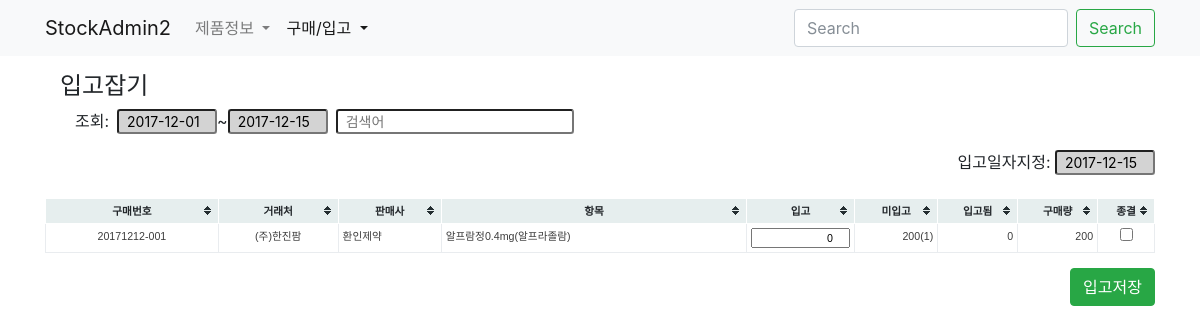
Before: /buy/stockrecord/stocking/ with the older database file.
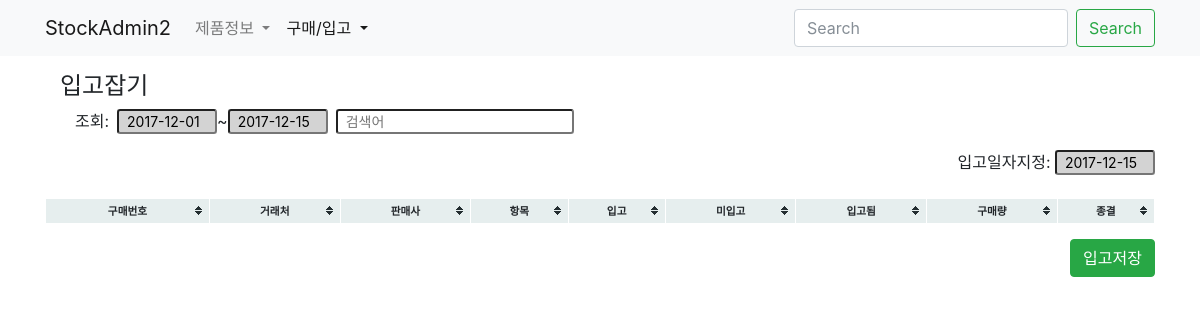
After: the same page with the newer database file.
### buy/models.py (models this page shows, shortened)
class StockRecord(models.Model):
    buyitem = models.ForeignKey(BuyItem, on_delete=models.CASCADE)
    date = models.DateField('입고일자', blank=True, null=True)
    amount = models.IntegerField('입고수량', default=0)
    updated = models.DateTimeField(auto_now=True)
    created = models.DateTimeField(auto_now_add=True)
    class Meta:
        verbose_name_plural = '입고기록'
        verbose_name = '입고기록'
        ordering = '-buyitem__created',
    def __init__(self, *args, **kwargs):
        super(StockRecord, self).__init__(*args, **kwargs)
        self.old_amount  = self.amount

class BuyItem(models.Model):
    buy = models.ForeignKey(Buy, null=True, blank=True, on_delete=models.CASCADE)
    buyinfo = models.ForeignKey('product.BuyInfo', on_delete=models.CASCADE)
    amount = models.IntegerField('구매수량')
    comment = models.CharField('비고', max_length=50, blank=True)
    isend = models.BooleanField('구매종결', default=False)
    updated = models.DateTimeField(auto_now=True)
    created = models.DateTimeField(auto_now_add=True)
    class Meta:
        verbose_name = '구매품목'
        verbose_name_plural = '구매품목'
        unique_together = 'buy', 'buyinfo',
    def __init__(self, *args, **kwargs):
        super(BuyItem, self).__init__(*args, **kwargs)
    def get_stocked_sum(self):
        aggset = self.stockrecord_set.aggregate(stocked=Sum('amount'))
        return aggset['stocked'] or 0
    def get_incompleted_stock(self):
        return self.amount - self.get_stocked_sum()
    def get_incompleted_stock_by_pkg(self):
        incompleted_stock = self.get_incompleted_stock()
        pkg_amount = self.buyinfo.product.pkg_amount or 1
        return incompleted_stock//pkg_amount

class Buy(models.Model):
    slug = models.SlugField('구매번호', unique=True, blank=True, editable=False)
    commiter = models.ForeignKey(settings.AUTH_USER_MODEL, blank=True, null=True, on_delete=models.SET_NULL)
    date = models.DateField('구매일자', blank=True, default=timezone.now)
    iscart = models.BooleanField('카트인지', blank=True, default=False)
    updated = models.DateTimeField(auto_now=True)
    created = models.DateTimeField(auto_now_add=True)
    class Meta:
        verbose_name = '구매요청서'
        verbose_name_plural = '구매요청서'
        ordering = '-created',

### product/models.py (models this page shows, shortened)
class BuyInfo(BuyInfoMixin, models.Model):
    slug = models.SlugField('구매코드', unique=True, blank=True)
    product = models.ForeignKey(Product, on_delete=models.CASCADE)
    market = models.ForeignKey(Market, on_delete=models.CASCADE)
    date = models.DateField('시작일자', blank=True, default=timezone.now)
    price = models.DecimalField('구매가격', max_digits=50, decimal_places=2)
    active = models.BooleanField('사용중', default=True)
    updated = models.DateTimeField(auto_now=True)
    created = models.DateTimeField(auto_now_add=True)
    class Meta:
        verbose_name = '구매정보'
        verbose_name_plural = '구매정보'
        ordering = '-created',

class Market(models.Model):
    name = models.CharField('도매상명', max_length=50, unique=True)
    tel = models.CharField('전화', max_length=50, blank=True, null=True)
    fax = models.CharField('팩스', max_length=50, blank=True, null=True)
    email = models.EmailField('메일', blank=True, null=True)
    updated = models.DateTimeField(auto_now=True)
    created = models.DateTimeField(auto_now_add=True)
    class Meta:
        verbose_name = '도매상'
        verbose_name_plural = '도매상'
    def __str__(self):
        return self.name

class Product(models.Model):
    name = models.CharField('제품명', max_length=50, unique=True)
    code = models.CharField('제품코드', max_length=50, unique=True)
    company = models.CharField('판매사', max_length=50, blank=True)
    std_unit = models.CharField('제품규격', max_length=10, choices=zip(STD_UNITs, STD_UNITs))
    pkg_amount = models.IntegerField('포장수량', default=1)
    etc_class = models.CharField('기타구분', max_length=10, choices=zip(ETC_CLASS, ETC_CLASS), default='일반')
    updated = models.DateTimeField(auto_now=True)
    created = models.DateTimeField(auto_now_add=True)
    class Meta:
        verbose_name = '제품'
        verbose_name_plural = '제품'
        ordering = '-created',
    def __str__(self):
        return self.name

### buy/views.py (the view, shortened to what this page needs)
# urls.py: path('stockrecord/stocking/', StockRecordStockingView.as_view(), name='stock-stocking'),
class StockRecordStockingView(FormView):
    form_class = DateForm
    success_url = '.'
    template_name = 'buy/stocking_form.html'
    def get_context_data(self, **kwargs):
        context = super(StockRecordStockingView, self).get_context_data(**kwargs)
        if self.request.method == "POST":
            context['formset'] = StockRecordFormSet(self.request.POST or None)
        else:
            qs = StockRecord.objects.filter(
                buyitem__buy__commiter__isnull=False,
                amount=0
            )
            qf = QueryFilter(self.request, queryset=qs)
            context['date_filter_form'] = qf.get_date_filter_form()
            context['search_filter_form'] = qf.get_search_filter_form()
            qs = qf.filter_by_date('buyitem__buy__date')
            qs = qf.filter_by_search(app_name='StockRecord-stocking', queryset=qs)
            context['formset'] = StockRecordFormSet(queryset=qs)
        return context

### buy/forms.py
class DateForm(forms.Form):
    date = forms.DateField(label='구매일자', initial=timezone.now(), required=False)

### core/filter/forms.py
class DateFilterForm(forms.Form):
    start_date = forms.DateField(initial=START_DATE_INI)
    end_date = forms.DateField(initial=END_DATE_INI)

### core/filter/views.py (called while the page is built)
    def get_date_filter_form(self):
        Form = self.form_classes['date']
        return Form(self.request.GET or None)

    def get_search_filter_form(self):
        Form = self.form_classes['search']
        search_form = Form(self.request.GET or None)
        if search_form.is_valid():
            search = search_form.cleaned_data.get('search')
            self.request.session['search'] = search
        else:
            session_search = self.request.session.get('search')
            if session_search:
                search_form.fields['search'].initial = session_search
        return search_form

    def filter_by_date(self, date_field, queryset=None):
        date_form = self.get_date_filter_form()
        qs = queryset or self.queryset
        if not qs:
            return qs
        if date_form.is_valid():
            start_date = date_form.cleaned_data.get('start_date')
            end_date = date_form.cleaned_data.get('end_date')
        else:
            start_date = date_form.fields['start_date'].initial
            end_date = date_form.fields['end_date'].initial
        date_q = Q(**{'{}__range'.format(date_field): [start_date, end_date]})
        return qs.filter(date_q)

    def filter_by_search(self, app_name=None, queryset=None):
        search_form = self.get_search_filter_form()
        qs = queryset or self.queryset
        if not qs:
            return qs
        if search_form.is_valid():
            searches = search_form.cleaned_data.get('search')
            return filter_searches(qs, searches, app_name)
        return qs

### buy/templates/buy/stocking_form.html (shortened to what this page needs)
{% extends "buy/buy_base.html" %}
{% load humanize %}
{% load widget_tweaks %}
{% block buy_header %}
<h4>입고잡기</h4>
<div class="col-12">
    {% url 'buy:stock-stocking' as stocking_url %}
    {% include "buy/components/filter_form.html" with url=stocking_url %}
</div>
{% endblock buy_header %}
{% block buy_content %}
<div class="col-12">
    <form method="post" action=".">
        <div class="form-group text-right">
            <label>입고일자지정:</label>
            {% render_field form.date class="form-control-sm datepicker" readonly="true" tabindex="-1" %}
        </div>
        <table class="table-bordered tablesorter tablesorter-sortable grid-table">
            <thead class="text-center thead-light">
                <tr>
                    <th>구매번호</th>
                    <th>거래처</th>
                    <th>판매사</th>
                    <th>항목</th>
                    <th>입고</th>
                    <th>미입고</th>
                    <th>입고됨</th>
                    <th>구매량</th>
                    <th>종결</th>
                </tr>
            </thead>
            <tbody>
                {% for form in formset %}
                <tr>
                    <td class="text-center">{{ form.instance.buyitem.buy.slug }}</td>
                    <td class="text-center">{{ form.instance.buyitem.buyinfo.market }}</td>
                    <td>{{ form.instance.buyitem.buyinfo.product.company }}</td>
                    <td>{{ form.buyitem }}{{ form.instance.buyitem.buyinfo.product }}</td>
                    {% with amount_step=form.instance.buyitem.buyinfo.product.pkg_amount amount_rest=form.instance.buyitem.get_incompleted_stock %}
                    <td class="amount">{% render_field form.amount step=amount_step min=0 max=amount_rest %}</td>
                    {% endwith %}
                    <td class="text-right">
                        {{ form.instance.buyitem.get_incompleted_stock }}({{ form.instance.buyitem.get_incompleted_stock_by_pkg }})
                    </td>
                    <td class="text-right">{{ form.instance.buyitem.get_stocked_sum }}</td>
                    <td class="text-right">{{ form.instance.buyitem.amount }}</td>
                    <td class="text-center">{{ form.end|attr:"tabindex:-1" }}</td>
                </tr>
                {% endfor %}
            </tbody>
        </table>
        <div class="form-group text-right">
            <button class="btn btn-success">입고저장</button>
        </div>
    </form>
</div>
{% endblock buy_content %}

### buy/templates/buy/buy_base.html (shortened to what this page needs)
{% extends "base.html" %}
{% block content %}
<div class="container">
    <div class="col-12 my-3">
    {% block buy_header %}{% endblock buy_header %}
    </div>
    <div class="row">
    {% block buy_content %}{% endblock buy_content %}
    </div>
</div>
{% endblock content %}

### templates/base.html (shortened to what this page needs)
<!DOCTYPE html>
<html>
<head>
    {% include "components/static.html" %}
</head>
<body>
    {% include "components/navbar.html" %}
    {% block content %}{% endblock content %}
</body>
</html>

### templates/components/static.html (shortened to what this page needs)
{% load static %}
<link rel="stylesheet" type="text/css" href="{% static "bootstrap-4.0.0-beta.2-dist/css/bootstrap.css" %}">
<link rel="stylesheet" type="text/css" href="{% static "jquery-ui-1.12.1/jquery-ui.min.css" %}">
<link rel="stylesheet" type="text/css" href="{% static "tablesorter/themes/blue/style.css" %}">
<link rel="stylesheet" type="text/css" href="{% static "css/common.css" %}">

### templates/components/navbar.html (shortened to what this page needs)
{% url 'product:list' as product_list %}
{% url 'buy:buy-list' as buy_list %}
<nav class="navbar navbar-expand-lg navbar-light bg-light">
	<div class="container">
		<div class="collapse navbar-collapse" id="navbarTogglerDemo01">
		    <a class="navbar-brand" href="/">StockAdmin2</a>
		    <ul class="navbar-nav mr-auto mt-2 mt-lg-0">
				<li class="nav-item dropdown">
					<a class="nav-link dropdown-toggle {% if product_list in request.path %}active{% endif %}" href="#" id="navbarDropdownMenuLink" data-toggle="dropdown" aria-haspopup="true" aria-expanded="false">
					제품정보
					</a>
				</li>
		   		<li class="nav-item dropdown">
			        <a class="nav-link dropdown-toggle {% if buy_list in request.path %}active{% endif %}" href="#" id="navbarDropdownMenuLink" data-toggle="dropdown" aria-haspopup="true" aria-expanded="false">
			          구매/입고
			        </a>
				</li>
		    </ul>
		    <form class="form-inline my-2 my-lg-0">
		      <input class="form-control mr-sm-2" type="text" placeholder="Search" aria-label="Search">
		      <button class="btn btn-outline-success my-2 my-sm-0" type="submit">Search</button>
		    </form>
		</div>
	</div>
</nav>

### buy/templates/buy/components/filter_form.html (shortened to what this page needs)
{% load widget_tweaks %}
<form class="form-inline" method="get" action="{{ url }}">
    <div class="form-group mr-2">
        조회:
    </div>
    <div class="form-group">
        {% render_field date_filter_form.start_date class="form-control-sm datepicker datepicker-start" readonly="true" tabindex=-1 %}~
    </div>
    <div class="form-group mr-2">
        {% render_field date_filter_form.end_date class="form-control-sm datepicker datepicker-end" readonly="true" tabindex=-1 %}
    </div>
    <div class="form-group">
        {% render_field search_filter_form.search class="form-control-sm" placeholder="검색어" %}
    </div>
</form>

### static/tablesorter/themes/blue/style.css (style rules this page uses)
table.tablesorter { font-family:arial; background-color: #CDCDCD; margin:10px 0pt 15px; font-size: 8pt; width: 100%; text-align: left; }
table.tablesorter thead tr th, table.tablesorter tfoot tr th { background-color: #e6EEEE; border: 1px solid #FFF; font-size: 8pt; padding: 4px; }
table.tablesorter thead tr .header { background-image: url(bg.gif); background-repeat: no-repeat; background-position: center right; cursor: pointer; }

### static/css/common.css (style rules this page uses)
.datepicker { width: 100px; height: 25px !important; background-color: lightgray; }
input[name=search] { height: 25px !important; }
table.tablesorter thead { text-align: center; }

Changed rows visible on the page:
removed StockRecord: instance.buyitem.buy.slug "20171212-001", instance.buyitem.buyinfo.market "(주)한진팜", instance.buyitem.buyinfo.product.company "환인제약", instance.buyitem.buyinfo.product "알프람정0.4mg(알프라졸람)", instance.buyitem.get_incompleted_stock "200", instance.buyitem.get_incompleted_stock_by_pkg "1", instance.buyitem.get_stocked_sum "0", instance.buyitem.amount "200"
Other visible differences:
list line gone: "0 ( ) ☐"
